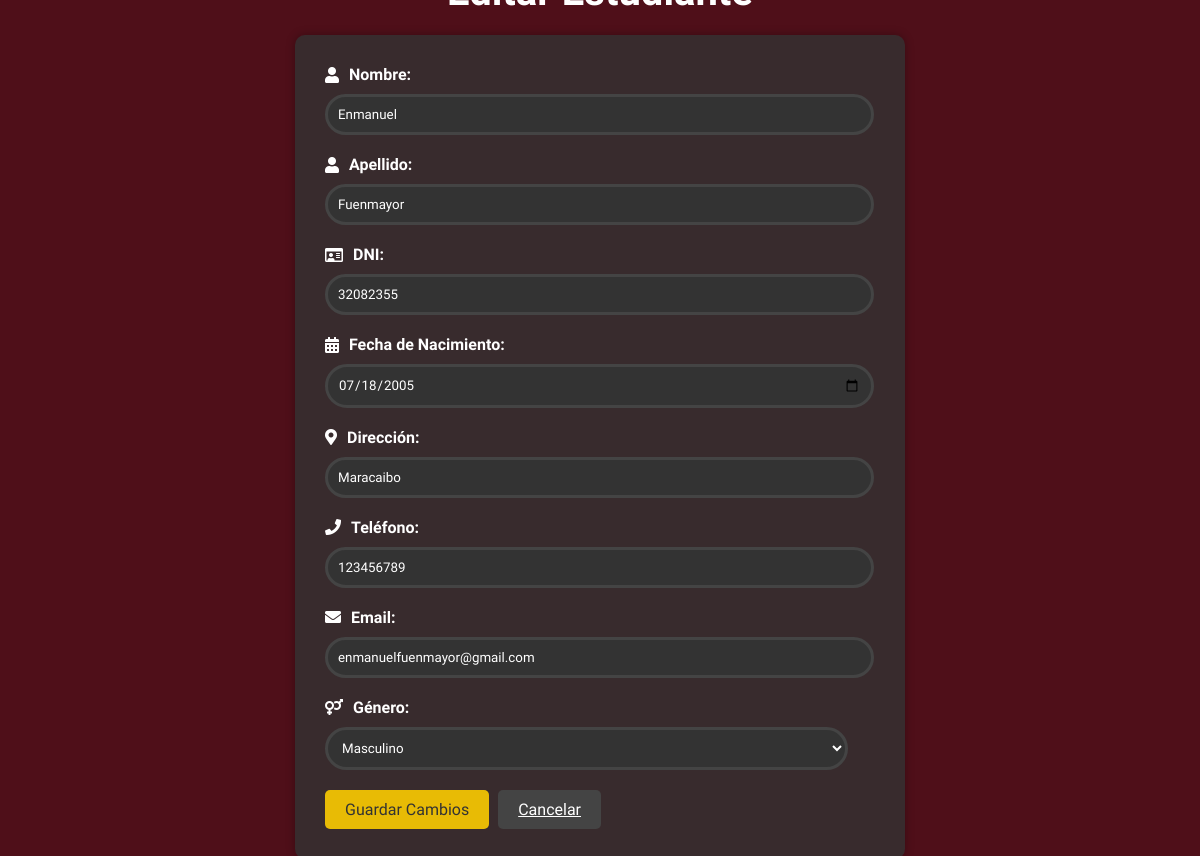
Page /edit_estudiante/1 on the earlier database version.
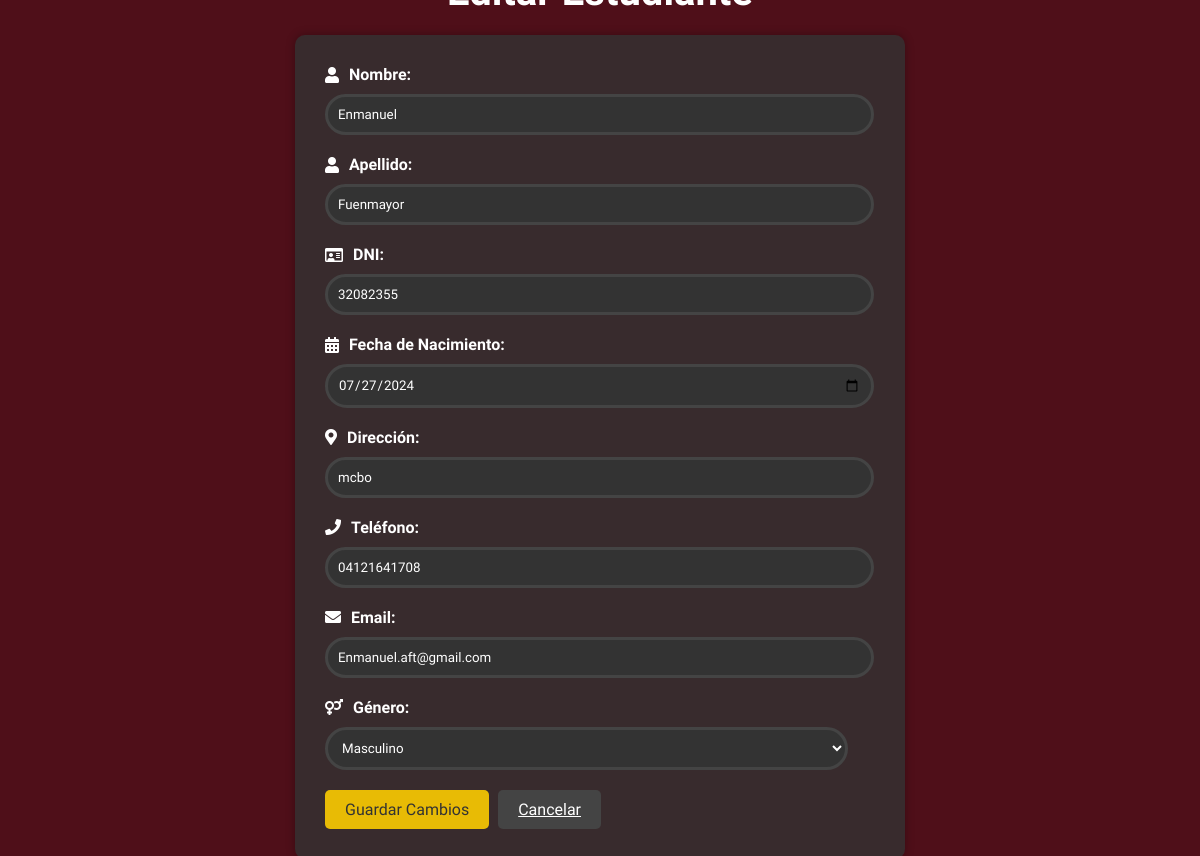
Same page on the later database version.
### tables this page shows
CREATE TABLE Estudiante (
    id_estudiante INTEGER PRIMARY KEY AUTOINCREMENT,
    dni_estudiante VARCHAR(20) UNIQUE NOT NULL,
    nombre VARCHAR(100) NOT NULL,
    apellido VARCHAR(100) NOT NULL,
    fecha_nacimiento DATE NOT NULL,
    direccion VARCHAR(255) NOT NULL,
    telefono VARCHAR(20) NOT NULL,
    email VARCHAR(100) UNIQUE NOT NULL,
    genero CHAR(1) CHECK(genero IN ('M', 'F'))
);

### app/views_P.py (the view)
@app.route('/edit_estudiante/<int:id>', methods=['GET', 'POST'])
def edit_estudiante(id):
    conn = get_db()
    if request.method == 'POST':
        try:
            dni_estudiante = request.form['dni_estudiante']
            nombre = request.form['nombre']
            apellido = request.form['apellido']
            fecha_nacimiento = request.form['fecha_nacimiento']
            direccion = request.form['direccion']
            telefono = request.form['telefono']
            email = request.form['email']
            genero = request.form['genero']
            errores = []
            if not dni_estudiante:
                errores.append('El DNI es obligatorio.')
            if not nombre:
                errores.append('El nombre es obligatorio.')
            if not apellido:
                errores.append('El apellido es obligatorio.')
            if not fecha_nacimiento:
                errores.append('La fecha de nacimiento es obligatoria.')
            if not direccion:
                errores.append('La dirección es obligatoria.')
            if not telefono:
                errores.append('El teléfono es obligatorio.')
            if not email:
                errores.append('El email es obligatorio.')
            if not genero:
                errores.append('El género es obligatorio.')
            if errores:
                return render_template('edit_estudiante.html', id=id, errores=errores)
            conn.execute('''
                UPDATE Estudiante
                SET dni_estudiante = ?, nombre = ?, apellido = ?, fecha_nacimiento = ?, direccion = ?, telefono = ?, email = ?, genero = ?
                WHERE id_estudiante = ?
            ''', (dni_estudiante, nombre, apellido, fecha_nacimiento, direccion, telefono, email, genero, id))
            conn.commit()
            flash('Estudiante actualizado correctamente.', 'success')
            return redirect(url_for('estudiantes'))
        except Exception as e:
            return handle_error(f'Error al editar estudiante: {str(e)}', 'edit_estudiante.html', id=id)
        finally:
            conn.close()
    else:
        cursor = conn.execute('SELECT * FROM Estudiante WHERE id_estudiante = ?', (id,))
        estudiante = cursor.fetchone()
        conn.close()
        return render_template('edit_estudiante.html', estudiante=estudiante, id=id)

### app/views_P.py (called while the page is built)
def get_db():
    db = getattr(g, '_database', None)
    if db is None:
        db = g._database = sqlite3.connect(DATABASE)
        db.row_factory = sqlite3.Row
    return db

@app.teardown_appcontext
def close_connection(exception):
    db = getattr(g, '_database', None)
    if db is not None:
        db.close()

### app/templates/edit_estudiante.html (shortened to what this page needs)
<!DOCTYPE html>
<html lang="es">
<head>
    <link rel="stylesheet" href="https://cdnjs.cloudflare.com/ajax/libs/font-awesome/5.15.3/css/all.min.css">
</head>
<body>
    <h1>Editar Estudiante</h1>
    <form action="{{ url_for('edit_estudiante', id=estudiante.id_estudiante) }}" method="post">
        <label for="nombre"><i class="fas fa-user"></i> Nombre:</label>
        <input type="text" id="nombre" name="nombre" value="{{ estudiante.nombre }}" required>
        <label for="apellido"><i class="fas fa-user"></i> Apellido:</label>
        <input type="text" id="apellido" name="apellido" value="{{ estudiante.apellido }}" required>
        <label for="dni_estudiante"><i class="far fa-id-card"></i> DNI:</label>
        <input type="text" id="dni_estudiante" name="dni_estudiante" value="{{ estudiante.dni_estudiante }}" required>
        <label for="fecha_nacimiento"><i class="fas fa-calendar-alt"></i> Fecha de Nacimiento:</label>
        <input type="date" id="fecha_nacimiento" name="fecha_nacimiento" value="{{ estudiante.fecha_nacimiento }}" required>
        <label for="direccion"><i class="fas fa-map-marker-alt"></i> Dirección:</label>
        <input type="text" id="direccion" name="direccion" value="{{ estudiante.direccion }}" required>
        <label for="telefono"><i class="fas fa-phone"></i> Teléfono:</label>
        <input type="tel" id="telefono" name="telefono" value="{{ estudiante.telefono }}" required>
        <label for="email"><i class="fas fa-envelope"></i> Email:</label>
        <input type="email" id="email" name="email" value="{{ estudiante.email }}" required>
        <label for="genero"><i class="fas fa-venus-mars"></i> Género:</label>
        <select id="genero" name="genero" required>
            <option value="M" {% if estudiante.genero == 'M' %} selected {% endif %}>Masculino</option>
        </select>
        <button type="submit" class="button">Guardar Cambios</button>
        <a href="{{ url_for('estudiantes') }}" class="button cancel">Cancelar</a>
    </form>
</body>
</html>

Differences in the rows shown:
changed Estudiante "Enmanuel": fecha_nacimiento "07/18/2005" → "07/27/2024"; direccion "Maracaibo" → "mcbo"; telefono "123456789" → "04121641708"; email "enmanuelfuenmayor@gmail.com" → "Enmanuel.aft@gmail.com"
